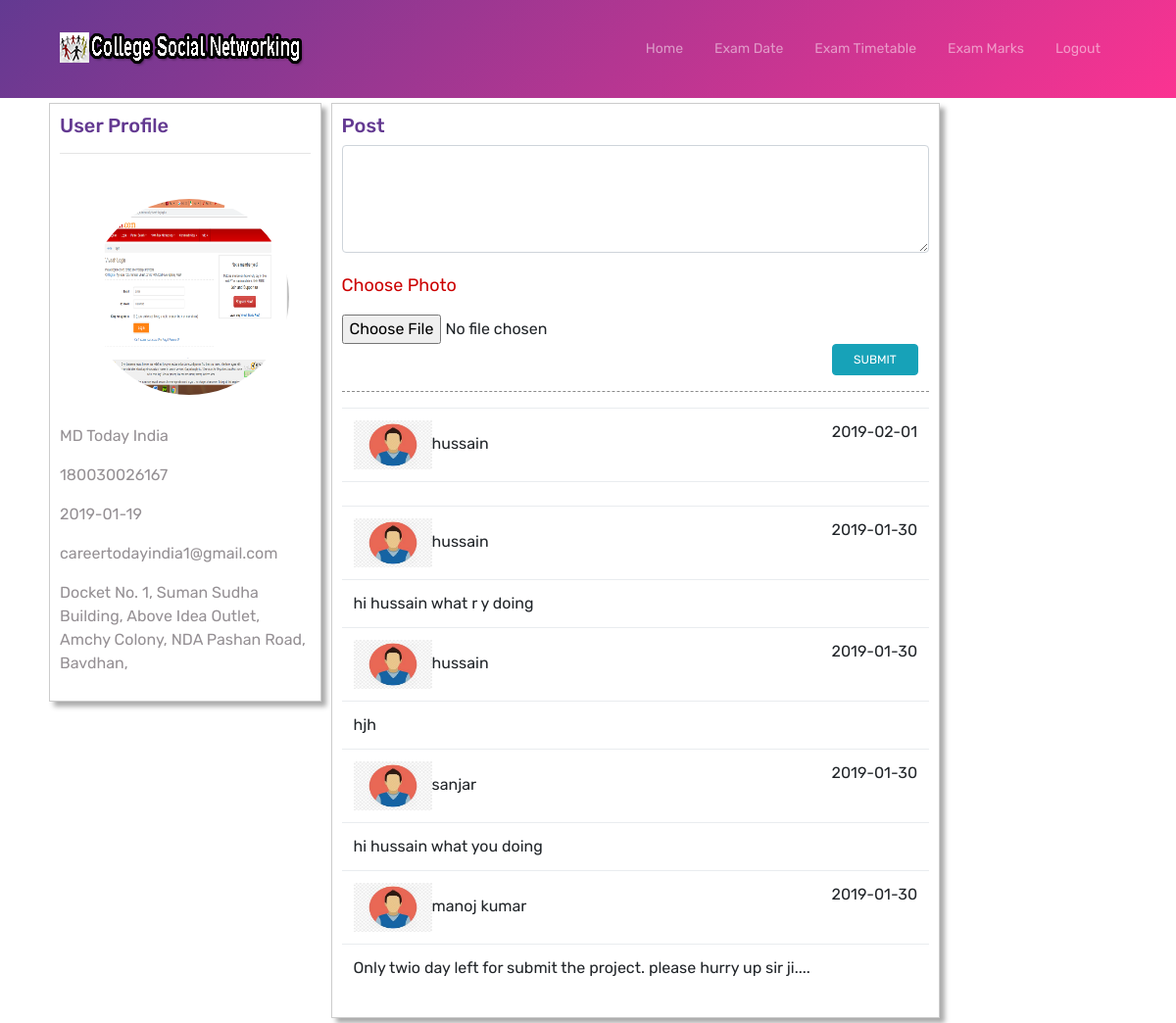
Page /student/index.php?username=hussain (signed in) on the committed database.
### tables this page shows
CREATE TABLE IF NOT EXISTS `registration` (
  `id` int(10) NOT NULL AUTO_INCREMENT,
  `f_name` varchar(100) NOT NULL,
  `m_name` varchar(100) NOT NULL,
  `l_name` varchar(100) NOT NULL,
  `dob` varchar(100) NOT NULL,
  `email` varchar(100) NOT NULL,
  `image` varchar(100) NOT NULL,
  `address` varchar(100) NOT NULL,
  `department` varchar(100) NOT NULL,
  `ssc` varchar(100) NOT NULL,
  `hsc` varchar(100) NOT NULL,
  `graduation` varchar(100) NOT NULL,
  `h_back` varchar(100) NOT NULL,
  `c_back` varchar(100) NOT NULL,
  `mobile` varchar(100) NOT NULL,
  `username` varchar(100) NOT NULL,
  `password` varchar(100) NOT NULL,
  PRIMARY KEY (`id`)
);

CREATE TABLE IF NOT EXISTS `post` (
  `id` int(10) NOT NULL AUTO_INCREMENT,
  `post` varchar(500) NOT NULL,
  `image` varchar(100) NOT NULL,
  `username` varchar(100) NOT NULL,
  `status` tinyint(1) NOT NULL DEFAULT '0',
  `date_time` date NOT NULL,
  PRIMARY KEY (`id`)
);

### student/index.php (the view, shortened to what this page needs)
<!doctype html>
<html lang="en">
<head>
<link rel="stylesheet" href="css/bootstrap.min.css">
<link rel="stylesheet" href="css/themify-icons.css">
<link rel="stylesheet" href="css/owl.carousel.min.css">
<link href="css/style.css" rel="stylesheet">
</head>
<body data-spy="scroll" data-target="#navbar" data-offset="30">
<div class="nav-menu fixed-top">
  <div class="container">
    <div class="row">
      <div class="col-md-12">
        <?php include('menu.php');?>
      </div>
    </div>
  </div>
</div>
<header class="bg-gradient" id="home"></header>
<div class="container-fluid">
<div class="container">
<div class="box">
<?php
   $uname= $_REQUEST['username'];
	$query = mysql_query("select * from  registration where username = '$uname'");
	$run = mysql_fetch_array($query);
   $a = $run['f_name'];
   $b = $run['m_name'];
   $c = $run['l_name'];
    $name= $a." ".$b." ".$c;
    $mobile = $run['mobile'];
	 $pic = $run['image'];
	 $dob = $run['dob'];
	 $email = $run['email'];
	 $address = $run['address'];
?>
<h4>User Profile</h4><hr>
 <img src="../admin/facultyt_photo/<?php  echo $pic?>" style="width:80%; height:200px; margin:30px; border-radius:50%">
 <p><?php  echo $name?></p>
 <p><?php  echo $mobile?></p>
  <p><i class="far fa-calendar-alt"></i><?php  echo $dob?></p>
  <p><?php  echo $email?></p>
  <p><?php  echo $address?></p>
</div>
<div class="box1">
<h4>Post</h4>
<form  action="" method="post" enctype="multipart/form-data">
<textarea class="form-control" name="post" cols="30" rows="4"></textarea>
<p style="padding-top:20px; font-size:18px; color:#C00">Choose Photo</p>
<input type="file" name="image">
<input type="submit" name="submit" class="btn btn-info" style="margin-left:500px;">
</form>
<hr class="hr">
<table class="table">
                <thead style="background:#000; color:#FFF; font-size:12px; font-weight:bold;">
                <tbody>
                  <?php
			$query = "select * from post order by id DESC";
			$query_run = mysql_query($query);
			while($data = mysql_fetch_array($query_run))
			{
							    echo "<tr class='odd_row'>";
								echo "<td><img src='../images/images.jpg' width='80px' height='50px'>".$data['username']."</td>";
								echo "<td class='text-right'>".$data['date_time']."</td>";
								echo "</tr>";
							    echo "<tr class='odd_row'>";
								echo "<td colspan='2'>".$data['post']."</td>";
								echo "</tr>";
					}
				?>
                </tbody>
              </table>
</div>
</div>
</div>
</body>
</html>

### student/menu.php (shortened to what this page needs)
<nav class="navbar navbar-dark navbar-expand-lg"> <a class="navbar-brand" href="index.php"><img src="images/logo.png" class="img-fluid" alt="logo"></a>
          <div class="collapse navbar-collapse" id="navbar">
            <ul class="navbar-nav ml-auto">
              <li class="nav-item"> <a class="nav-link " href="index.php">Home</a> </li>
              <li class="nav-item"> <a class="nav-link" href="exam-date.php">Exam Date</a> </li>
              <li class="nav-item"> <a class="nav-link" href="time-table.php">Exam Timetable</a> </li>
              <li class="nav-item"> <a class="nav-link" href="exam-marks.php">Exam Marks</a> </li>
              <li class="nav-item"> <a class="nav-link" href="logout.php">Logout</a> </li>
            </ul>
          </div>
        </nav>

### student/css/style.css (style rules this page uses)
body { font-family: 'Rubik', sans-serif; position: relative; }
a { color: #e38cb7; }
h4 { font-size: 20px; font-weight: 500; color: #633991; }
p { color: #959094; }
.btn { font-size: 12px; font-weight: 400; text-transform: uppercase; padding: 0.375rem 1.35rem; transition: all 0.3s ease; }
.nav-menu { padding: 1rem 0; transition: all 0.3s ease; }
.navbar-nav .nav-link { position: relative; }
@media (min-width: 992px) { .navbar-expand-lg .navbar-nav .nav-link { padding-right: 1rem; padding-left: 1rem; font-size: 14px; } }
header { padding: 100px 0 0; text-align: center; color: #FFF; }
.bg-gradient { background-image: -moz-linear-gradient( 135deg, rgba(60, 8, 118, 0.8) 0%, rgba(250, 0, 118, 0.8) 100%); background-image: -webkit-linear-gradient( 135deg, rgba(60, 8, 118, 0.8) 0%, rgba(250, 0, 118, 0.8) 100%); background-image: -ms-linear-gradient( 135deg, rgba(60, 8, 118, 0.8) 0%, rgba(250, 0, 118, 0.8) 100%); background-image: linear-gradient( 135deg, rgba(60, 8, 118, 0.8) 0%, rgba(250, 0, 118, 0.8) 100%); }

### student/index.php (style rules this page uses)
.box { width:25%; float:left; margin:5px; padding:10px; border:1px solid #CCCCCC; box-shadow: 5px 5px 5px #aaaaaa; }
.box1 { width:56%; float:left; margin:5px; padding:10px; border:1px solid #CCCCCC; box-shadow: 5px 5px 5px #aaaaaa; }
.hr { border: 0; background-color: #fff; border-top: 1px dashed #8c8c8c; }

### rows in the picture
registration: image (picture), name "MD Today India", mobile "180030026167", dob "2019-01-19", email "careertodayindia1@gmail.com", address "Docket No. 1, Suman Sudha Building, Above Idea Outlet, Amchy Colony, NDA Pashan Road, Bavdhan,"
post: username "hussain", date_time "2019-02-01"
post: username "hussain", date_time "2019-01-30", post "hi hussain what r y doing"
post: username "hussain", date_time "2019-01-30", post "hjh"
post: username "sanjar", date_time "2019-01-30", post "hi hussain what you doing"
post: username "manoj kumar", date_time "2019-01-30", post "Only twio day left for submit the project. please hurry up sir ji...."
